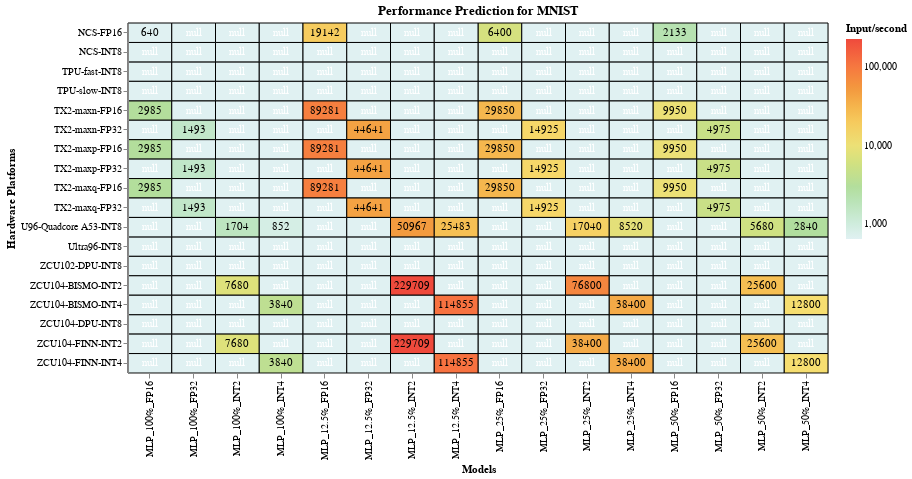

Notebook cell for this chart:
### Markdown cell above
For MNIST, quantization combined with pruning deliver some of best performance results.

### Code cell
#hide_input
%run scripts/altair_plots.py
#load mnist dataset and plot it
heatmap(pd.read_csv("data/cleaned_csv/performance_prediction_mnist.csv"), 'red', 'Performance Prediction for MNIST')

### Figure 1 — Vega-Lite specification as saved in the notebook (floating-point values rounded to 4 significant figures; data arrays with more than 128 entries replaced by an {"elided": "..."} marker saying what was removed)
{"config": {"view": {"continuousWidth": 400, "continuousHeight": 300}}, "layer": [{"mark": {"type": "rect", "invalid": null, "stroke": "black", "strokeWidth": 1}, "encoding": {"color": {"type": "quantitative", "field": "values", "scale": {"scheme": "lightmulti", "type": "log"}, "title": "Input/second"}, "tooltip": [{"type": "quantitative", "field": "values", "title": "Input/sec"}, {"type": "nominal", "field": "x", "title": "Model"}, {"type": "nominal", "field": "y", "title": "Hardware Platform"}], "x": {"type": "ordinal", "field": "x", "title": "Models"}, "y": {"type": "ordinal", "field": "y", "title": "Hardware Platforms"}}, "height": 350, "selection": {"selector003": {"type": "single", "on": "mouseover", "nearest": true}}, "title": "Performance Prediction for MNIST", "width": 700}, {"mark": {"type": "text", "color": "white"}, "encoding": {"color": {"condition": {"value": "black", "test": "(datum.values > 1)"}, "value": "white"}, "text": {"type": "quantitative", "field": "values", "format": ".0f"}, "tooltip": [{"type": "quantitative", "field": "values", "format": ".0f", "title": "Input/sec"}, {"type": "nominal", "field": "x", "title": "Model"}, {"type": "nominal", "field": "y", "title": "Hardware Platform"}], "x": {"type": "ordinal", "field": "x", "title": "Models"}, "y": {"type": "ordinal", "field": "y", "title": "Hardware Platforms"}}}], "data": {"name": "data-f21646533a56065ec42d51b4a0f9f7d3"}, "$schema": "https://vega.github.io/schema/vega-lite/v4.0.2.json", "datasets": {"data-f21646533a56065ec42d51b4a0f9f7d3": {"elided": "288 records"}}}
